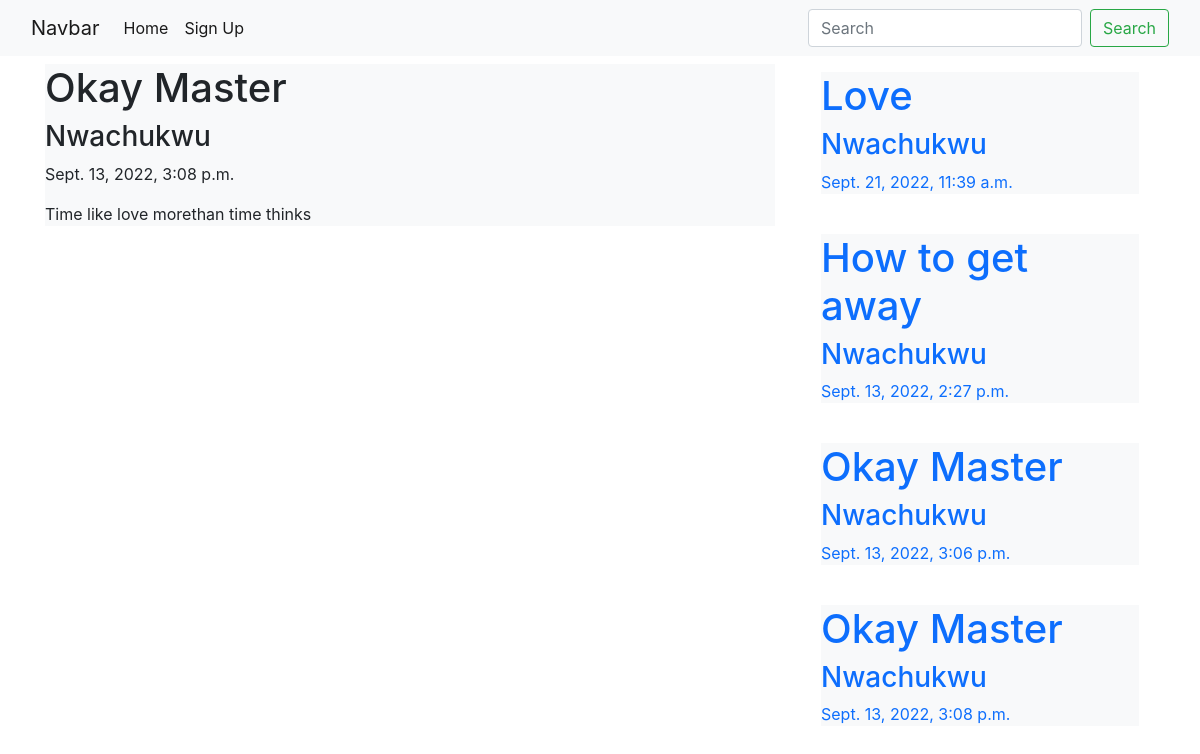
Page /my_blog_app/last-post/4 on the earlier database version.
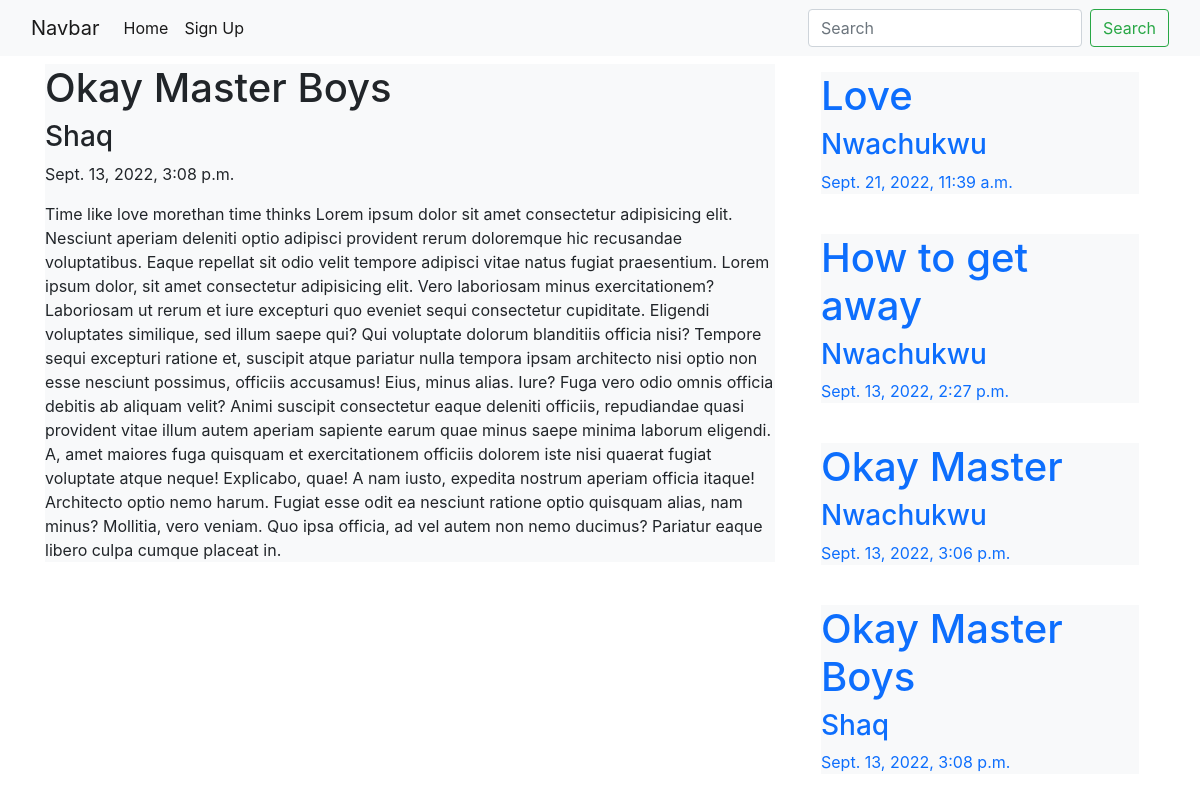
Same page on the later database version.
### my_blog_app/models.py (models this page shows, shortened)
class Post(models.Model):
    title = models.CharField(max_length=50)
    body = models.TextField()
    date_created = models.DateTimeField(default= timezone.now)
    owner = models.ForeignKey(User,on_delete=models.CASCADE)

### my_blog_app/views.py (the view)
# urls.py: path('last-post/<int:pk>', views.last_post,name='lastpostpage'),
def last_post(request,pk):
    posts = Post.objects.all()
    post = Post.objects.filter(id=pk).first()
    context ={'all_posts':posts,'last_post':post}
    return render(request,'my_blog_app/last-post.html', context)

### my_blog_app/templates/my_blog_app/last-post.html
{% extends 'my_blog_app/base.html'%}
{% block side-bar %}
    <div class="col-8 h-100" style="height: 500px;">
        <div class="bg-light mt-2 mb-2">
          <h1>{{last_post.title}}</h1>
          <h3>{{last_post.owner.username}}</h3>
          <p>{{last_post.date_created}}</p>
          <p>{{last_post.body}}</p>
        </div>
    </div>
{% endblock side-bar %}
{% block main-content %}
      <div class="col-4">
        {% for post in all_posts %}
        <a class="nav-link active" aria-current="page" href="{% url 'lastpostpage' post.id %}">
        <div class="bg-light mt-2 mb-2">
          <h1>{{post.title}}</h1>
          <h3>{{post.owner.username}}</h3>
          <p>{{post.date_created}}</p>
        </div>
        </a>
        {% endfor %}
      </div>
{% endblock main-content %}

Differences in the rows shown:
changed Post: title "Okay Master" → "Okay Master Boys"; owner.username "Nwachukwu" → "Shaq"; body "Time like love morethan time thinks" → "Time like love morethan time thinks Lorem ipsum dolor sit amet consectetur adipisicing elit. Nesciunt aperiam deleniti optio adipisci provident rerum doloremque hic recusandae voluptatibus. Eaque repellat sit odio velit tempore adipisci vitae natus fugiat praesentium. Lorem ipsum dolor, sit amet consectetur adipisicing elit. Vero laboriosam minus exercitationem? Laboriosam ut rerum et iure excepturi quo eveniet sequi consectetur cupiditate. Eligendi voluptates similique, sed illum saepe qui? Qui voluptate dolorum blanditiis officia nisi? Tempore sequi excepturi ratione et, suscipit atque pariatur nulla tempora ipsam architecto nisi optio non esse nesciunt possimus, officiis accusamus! Eius,…"
